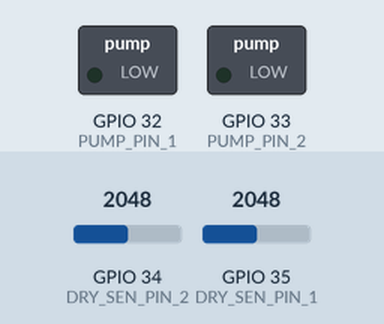
Recording of a sketch running on a simulated ESP32. Shown: switched loads named in the sketch (green lamp = pin HIGH). Inputs (shaded band) come from the test bench; at power-on: GPIO 34 (DRY_SEN_PIN_2) = 2048, GPIO 35 (DRY_SEN_PIN_1) = 2048. WiFi joins after 1.5 s; servers stay silent unless stated; what the sketch prints to the serial monitor is not drawn.

Above: at 5.0 s.
5.1 s: GPIO 34 (DRY_SEN_PIN_2) set to 1136
6.6 s: GPIO 34 (DRY_SEN_PIN_2) set to 1056
At 7.8 s:
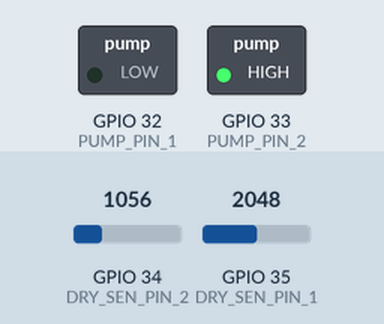
8.1 s: GPIO 35 (DRY_SEN_PIN_1) set to 1159
9.6 s: GPIO 35 (DRY_SEN_PIN_1) set to 1051
At 10.5 s:
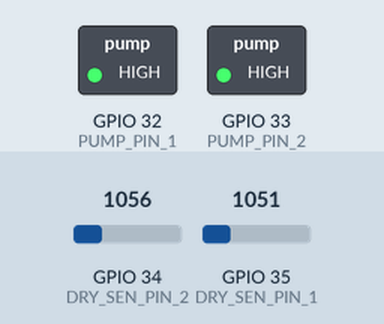
11.1 s: GPIO 34 (DRY_SEN_PIN_2) set to 2293
13.0 s: GPIO 34 (DRY_SEN_PIN_2) set to 2393
At 15.2 s:
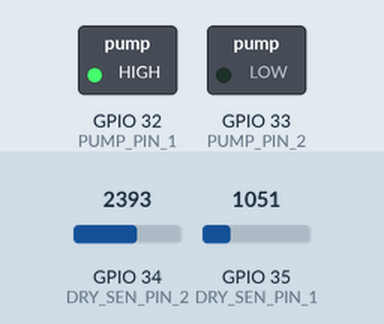
Timing chart, 0 to 16.3 s (numbered marks = the images above; inputs shaded):
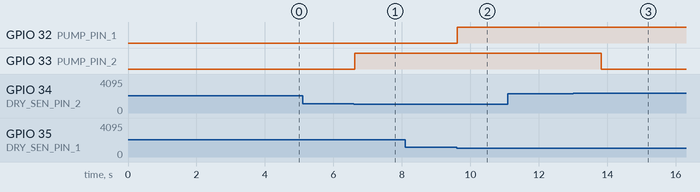

The sketch:

main.ino
```cpp
#define BLYNK_TEMPLATE_ID ""
#define BLYNK_TEMPLATE_NAME ""
#define BLYNK_AUTH_TOKEN ""

// #define FIREBASE_AUTH ""
// #define FIREBASE_HOST ""

#define BLYNK_PRINT Serial
#include <BlynkSimpleEsp32.h>
#include <WiFiClient.h>
// #include <Firebase_ESP_Client.h>
// #include <NTPClient.h>
// #include <WiFiUdp.h>

// FirebaseData firebaseData;  // Firebase instance
// FirebaseAuth auth;
// FirebaseConfig config;

char blynk_auth[] = BLYNK_AUTH_TOKEN;

const char* ssid = "Note9S";     // Hotspot name (SSID)
const char* pass = "123456700";  // Hotspot password

int counter;

int DRY_1;
int DRY_2;

const int DRY_SEN_PIN_1 = 35;
const int PUMP_PIN_1 = 32;

const int DRY_SEN_PIN_2 = 34;
const int PUMP_PIN_2 = 33;

// WiFiUDP ntpUDP;
// NTPClient timeClient(ntpUDP, "pool.ntp.org", 0, 60000);

// String getTimestamp() {
//   timeClient.update();
//   unsigned long epochTime = timeClient.getEpochTime();

//   struct tm* timeinfo;
//   time_t now = epochTime;
//   timeinfo = localtime(&now);

//   char buffer[20];
//   sprintf(buffer, "%04d-%02d-%02d %02d:%02d:%02d",
//           timeinfo->tm_year + 1900, timeinfo->tm_mon + 1, timeinfo->tm_mday,
//           timeinfo->tm_hour, timeinfo->tm_min, timeinfo->tm_sec);

//   return String(buffer);
// }

void setup() {
  Serial.begin(9600);
  Serial.println("start");
  pinMode(PUMP_PIN_1, OUTPUT);
  pinMode(DRY_SEN_PIN_1, INPUT);

  pinMode(PUMP_PIN_2, OUTPUT);
  pinMode(DRY_SEN_PIN_2, INPUT);

  Blynk.begin(blynk_auth, ssid, pass, "blynk.cloud", 80);
  // String timestamp = getTimestamp();
  // Serial.println("first timestamp");
  // Serial.println(timestamp);

  // Initialize NTP
  // timeClient.begin();
  // Serial.println("2nd timestamp");
  // Serial.println(timestamp);
  // timeClient.update();
  // Serial.println("3rd timestamp");
  // Serial.println(timestamp);

  // firebase setup
  // config.host = FIREBASE_HOST;
  // config.signer.tokens.legacy_token = FIREBASE_AUTH;
  // Firebase.begin(&config, &auth);
  // Firebase.reconnectWiFi(true);

  delay(2000);

  // if (Firebase.RTDB.setString(&firebaseData, "/Example/myString", "Hello World!")) {
  //   Serial.println("Push successful");
  // } else {
  //   Serial.println("Firebase push failed: " + firebaseData.errorReason());
  // }
}
void loop() {
  Blynk.run();

  DRY_1 = analogRead(DRY_SEN_PIN_1);
  // Serial.println("DRY_1");
  // Serial.println(DRY_1);

  DRY_2 = analogRead(DRY_SEN_PIN_2);
  // Serial.println("DRY_2");
  // Serial.println(DRY_2);

  // Pump 1
  if (DRY_1 >= 2350) {
    digitalWrite(PUMP_PIN_1, LOW);
    // Serial.println("Pump 1 Started, Water Flowing");
    Blynk.virtualWrite(V1, 1);
    Blynk.virtualWrite(V2, DRY_1);
    delay(400);
  } else if (DRY_1 <= 1100) {
    digitalWrite(PUMP_PIN_1, HIGH);
    // Serial.println("Pump 1 Stopped, Water Not Flowing");
    Blynk.virtualWrite(V1, 0);
    Blynk.virtualWrite(V2, DRY_1);
    delay(400);
  }

  // pump 2
  if (DRY_2 >= 2350) {
    digitalWrite(PUMP_PIN_2, LOW);
    // Serial.println("Pump 2 Started, Water Flowing");
    Blynk.virtualWrite(V3, 1);
    Blynk.virtualWrite(V4, DRY_2);
    delay(400);
  } else if (DRY_2 <= 1100) {
    digitalWrite(PUMP_PIN_2, HIGH);
    // Serial.println("Pump 2 Stopped, Water Not Flowing");
    Blynk.virtualWrite(V3, 0);
    Blynk.virtualWrite(V4, DRY_2);
    delay(400);
  }

  // Blynk.virtualWrite(V0, counter);
  counter++;
  if (counter > 100) {
    counter = 0;
  }

  delay(100);
}
```

Measured:
- the behaviour switches between 1101 and 1100 on GPIO 34 (DRY_SEN_PIN_2) (found by bisection; images 0 and 1)
- the behaviour switches between 1101 and 1100 on GPIO 35 (DRY_SEN_PIN_1) (found by bisection; images 1 and 2)
- the behaviour switches between 2349 and 2350 on GPIO 34 (DRY_SEN_PIN_2) (found by bisection; images 2 and 3)
- after the input at 5.1 s, every drawn part: stays the same
- after the input at 6.6 s, GPIO 33 (PUMP_PIN_2): LOW → HIGH at once
- after the input at 8.1 s, every drawn part: stays the same
- after the input at 9.6 s, GPIO 32 (PUMP_PIN_1): LOW → HIGH at once
- after the input at 11.1 s, every drawn part: stays the same
- after the input at 13.0 s, GPIO 33 (PUMP_PIN_2): HIGH → LOW after 0.83 s
